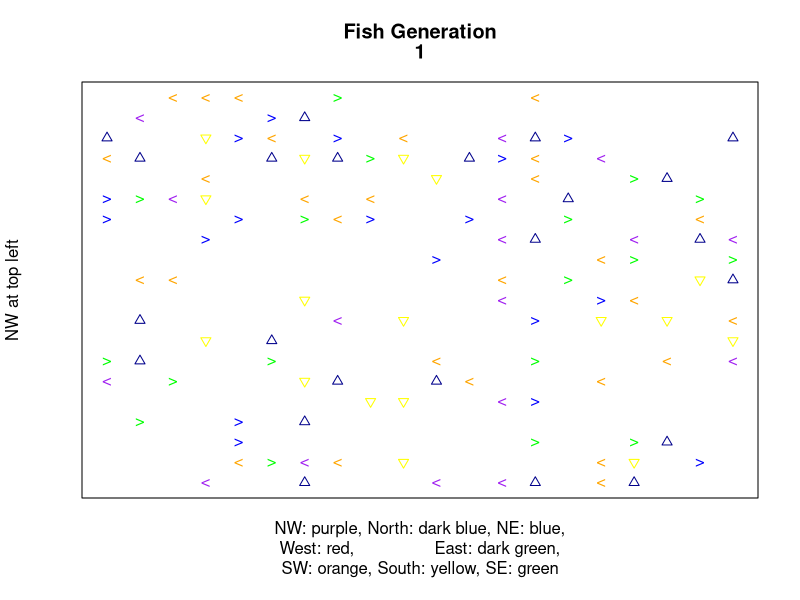
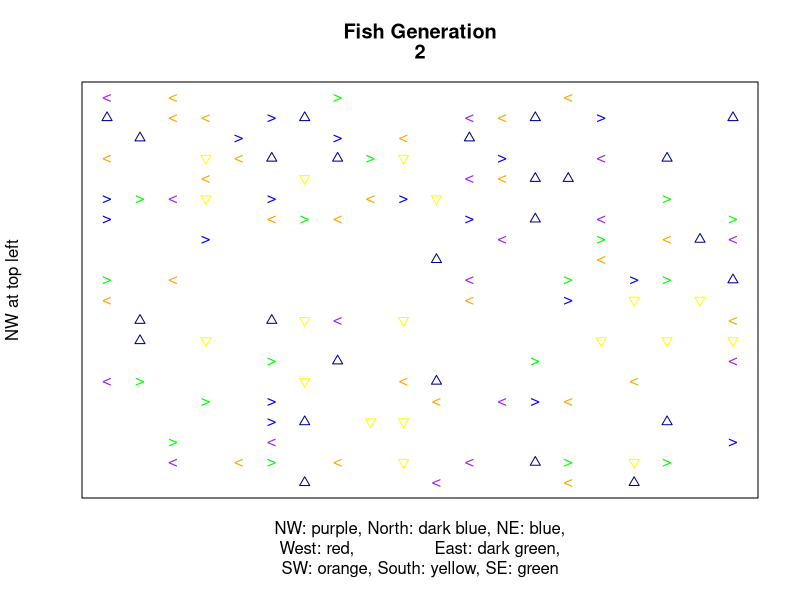
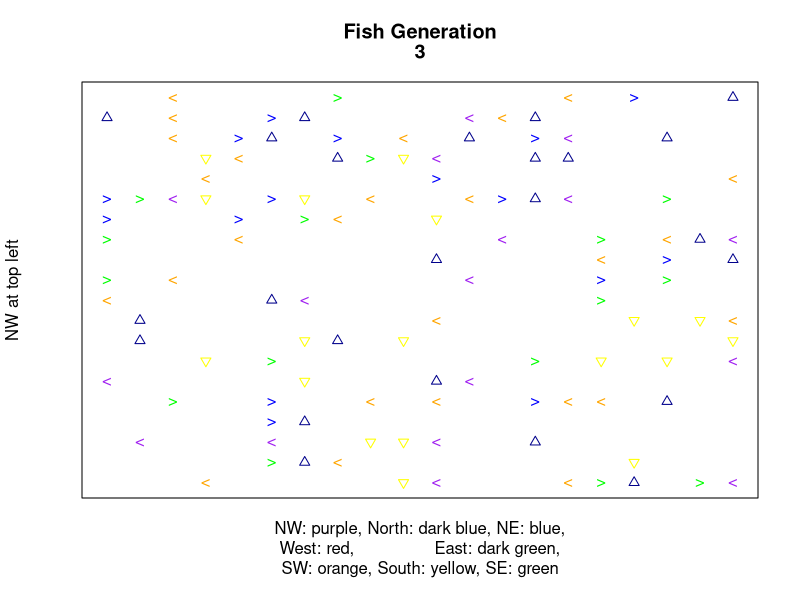
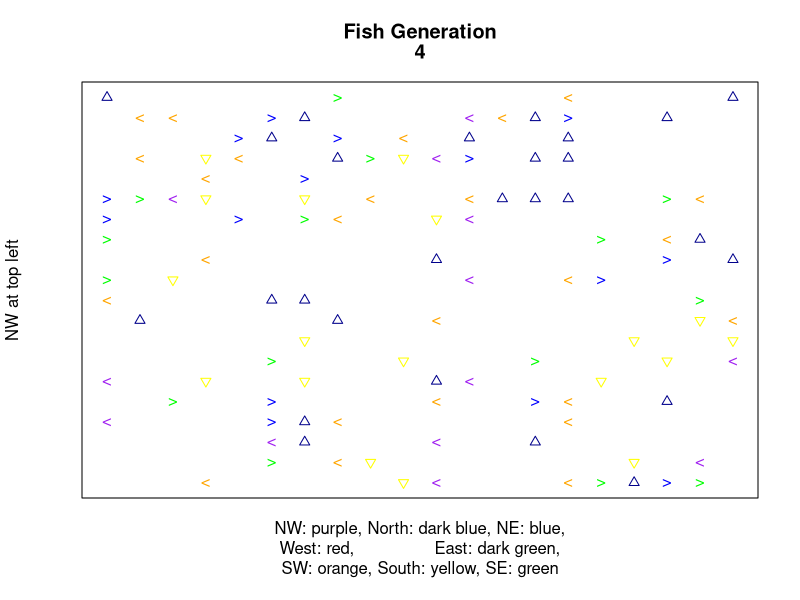
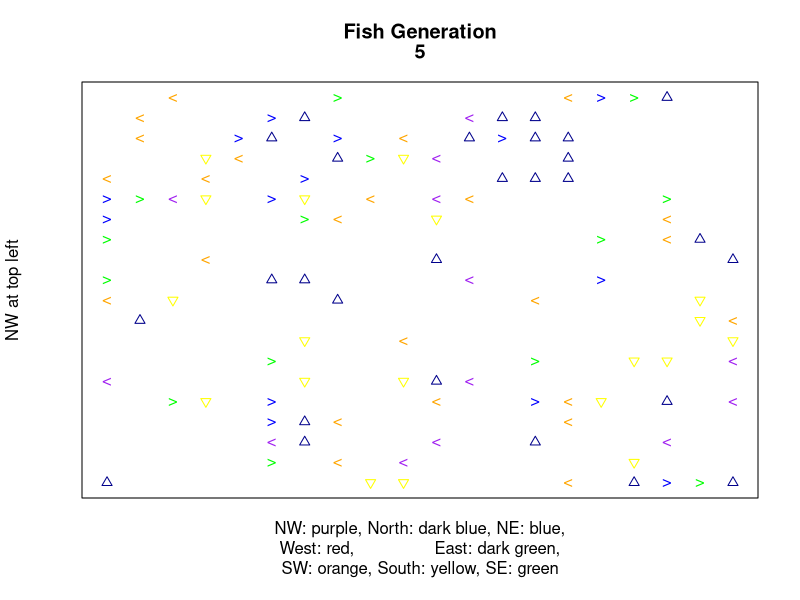
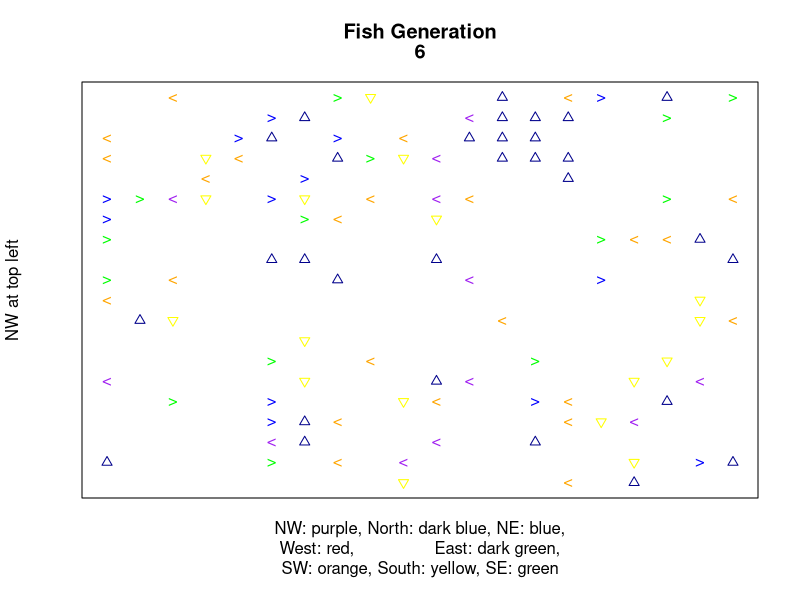
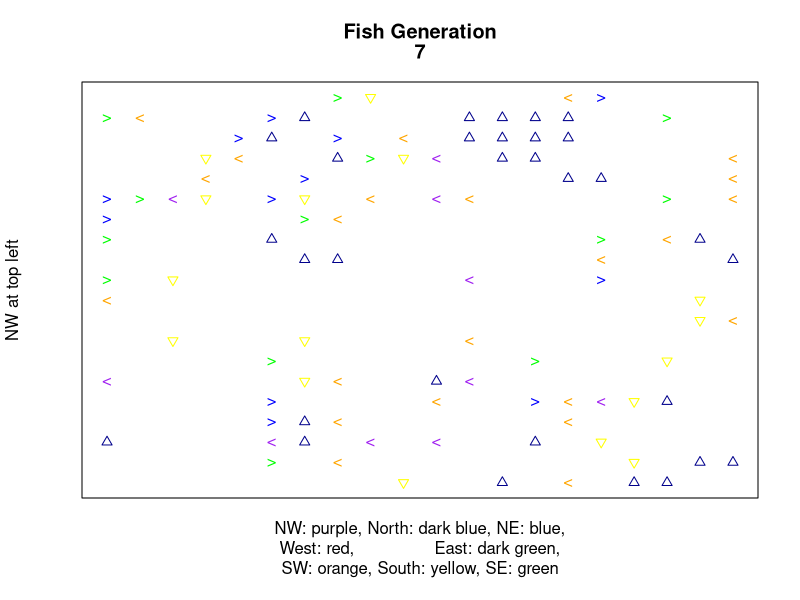
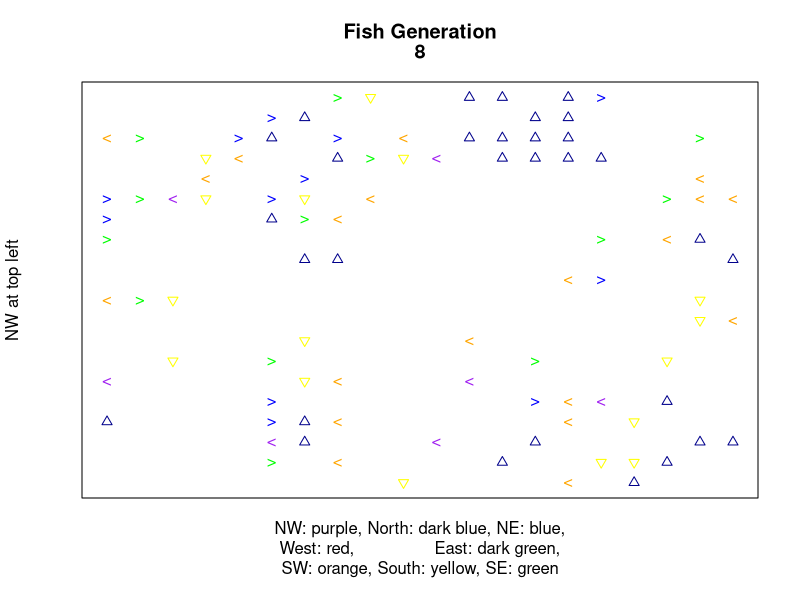

These figures' R source, in order:
# CA Project 
# Module 14.10 - 'Fish Schooling'
# Version 1.3

# heavy gridlock
# mean test solution from before version 1.1
# somewhat biased North and East, I think
# DOES separate somewhat into homogenous clusters

# counts self along with neighbors when taking mean


# ignore cohesion rule
# obey separation rule and alignment rule
# separation takes precedence

# this version's interpretation of separation rule:
# "don't move into the same space on the grid"

# wrap edges

# this version definitely has 'herky jerky' movement

# minimum gap between fish
#gap.size <- 1 # number of empty cells between two occupied cells


# dimensions
size <- 20
gens <- 50 # slices

probability <- 0.4 # to make sure some cells are empty (for initialization)

EMPTY <- c(0,0)   # unoccupied cell   

# FUNCTIONS

# test whether a pair of coords is (0,0)
empty <- function(coords) {
  return(sum(coords==EMPTY)==2)
}

# copy edges to ghost margins
wrap.edges <- function(slice) {
  # wrap top and bottom edges:
  for(i in 1:2) {
    loaf[[slice]][[i]] <- loaf[[slice]][[size+i]]
    loaf[[slice]][[size+i+2]] <- loaf[[slice]][[i+2]]
  }
  # wrap left and right edges:
  for(i in 1:2) {
    for(row in 3:(size+2)) {
      loaf[[slice]][[row]][[i]] <- loaf[[slice]][[row]][[size+i]]
      loaf[[slice]][[row]][[size+2+i]] <- loaf[[slice]][[row]][[i+2]]
    }
  }
  # set corners:
  for(i in 1:2) {
    for(j in 1:2) {
      # top corners
      loaf[[slice]][[i]][[j]] <- loaf[[slice]][[size+i]][[size+j]]
      loaf[[slice]][[i]][[size+j+2]] <- loaf[[slice]][[size+i]][[j+2]]
      # bottom corners
      loaf[[slice]][[size+i+2]][[j]] <- loaf[[slice]][[i+2]][[size+j]]
      loaf[[slice]][[size+i+2]][[size+j+2]] <- loaf[[slice]][[i+2]][[j+2]]
    }
  }
  return(loaf[[slice]])
}

# get mean direction of all neighbors 
# (Moore's neighborhood,  dist 2 )
get.mean.dir <- function(slice,this.r,this.c) {
  #if(empty(loaf[[slice-1]][[this.r]][[this.c]])) { return(EMPTY) }
  dist <- 2
  num.neighbors <- 0
  neighbor.directions <- EMPTY
  for(row in -dist:dist) {
    for(col in -dist:dist) {
      bro.dir <- unlist(loaf[[slice-1]][[this.r+row]][[this.c+col]])
      #if(!(row==0 && col==0) && !empty(bro.dir)) {
      if(!empty(bro.dir)) {
        num.neighbors <- num.neighbors + 1
        neighbor.directions <- neighbor.directions + bro.dir
      }
    }
  }
  
  #mean <- round(neighbor.directions/num.neighbors)
  mean <- neighbor.directions/num.neighbors
  for(i in 1:2) {
    remainder <- mean[i]%%1
    #if((mean[i]>0 && remainder>=.5) || (mean[i]<0 && remainder<.5)) { 
    if(remainder>=.5) {
      mean[i] <- ceiling(mean[i]) 
    } else { mean[i] <- floor(mean[i]) }
  }
  if(num.neighbors==0 || empty(mean)) {
    return(unlist(loaf[[slice-1]][[this.r]][[this.c]]))
  } else { return(mean) }
}

# should keep two fish from moving into the same empty cell
# and keep fish from moving into occupied cell.
okay.to.move <- function(slice,row,col,dest) {
  if(!empty(unlist(loaf[[slice-1]][[dest[1]]][[dest[2]]]))) { return(FALSE) }
  for(r in -1:1) {
    for(c in -1:1) {
      bro.row <- dest[1]+r
      bro.col <- dest[2]+c
      bro.dir <- unlist(loaf[[slice-1]][[bro.row]][[bro.col]])
      if((!(bro.row==row && bro.col==col) && !empty(bro.dir)) && empty(bro.dir+c(r,c))) {
        return(FALSE)
      }
    }
  }
  return(TRUE)
}

# Plot the grid for the generation specified.
print <- function(slice) {
  FLIPPED.Y.AXIS <- 1:(size+4)#:1 # rows reversed for plotting
  # it would be much more efficient to use a matrix here,
  # but this makes the code easier to read at a glance
  nw.x <- vector() 
  nw.y <- vector()
  north.x <- vector()
  north.y <- vector()
  ne.x <- vector()
  ne.y <- vector()
  west.x <- vector()
  west.y <- vector()
  east.x <- vector()
  east.y <- vector()
  sw.x <- vector()
  sw.y <- vector()
  south.x <- vector()
  south.y <- vector()
  se.x <- vector()
  se.y <- vector()
  
  for (row in 3:(size+2)) {
    for (col in 3:(size+2)) {
      direction <- unlist(loaf[[slice]][[row]][[col]])
      if(direction[1]==1) {
        if(direction[2]==-1) {
          nw.x <- c(nw.x,col)
          nw.y <- c(nw.y,FLIPPED.Y.AXIS[row])
        } else if(direction[2]==0) {
          north.x <- c(north.x,col)
          north.y <- c(north.y,FLIPPED.Y.AXIS[row])
        } else {
          ne.x <- c(ne.x,col)
          ne.y <- c(ne.y,FLIPPED.Y.AXIS[row])
        }
      } else if(direction[1]==0) {
        if(direction[2]==-1) {
          west.x <- c(west.x,col)
          west.y <- c(west.y,FLIPPED.Y.AXIS[row])
          #} else if(direction[2]==0) {
          #  empty.x <- c(empty.x,col)
          #  empty.y <- c(empty.y,FLIPPED.Y.AXIS[row])
        } else if(direction[2]==1) {
          east.x <- c(east.x,col)
          east.y <- c(east.y,FLIPPED.Y.AXIS[row])
        }
      } else {
        if(direction[2]==-1) {
          sw.x <- c(sw.x,col)
          sw.y <- c(sw.y,FLIPPED.Y.AXIS[row])
        } else if(direction[2]==0) {
          south.x <- c(south.x,col)
          south.y <- c(south.y,FLIPPED.Y.AXIS[row])
        } else {
          se.x <- c(se.x,col)
          se.y <- c(se.y,FLIPPED.Y.AXIS[row])
        }
      }
    }
  }
  
  # NW is PURPLE
  plot(x=nw.x,y=nw.y,ylim=c(3,size+2),
       xlim=c(3,size+2),pch=60,col="purple",
       main=c("Fish Generation",slice),
       yaxt="n",xaxt="n",
       xlab="NW: purple, North: dark blue, NE: blue,\nWest: red,                East: dark green,\nSW: orange, South: yellow, SE: green",
       ylab="NW at top left") 
  # North is DARK BLUE 
  points(x=north.x,y=north.y,pch=2,col="dark blue")
  # NE is BLUE
  points(x=ne.x,y=ne.y,pch=62,col="blue")
  # WEST is RED
  points(x=west.x,y=west.y,pch=171,col="red")
  # EAST is DARK GREEN
  points(x=east.x,y=east.y,pch=187,col="dark green")
  # SW is ORANGE
  points(x=sw.x,y=sw.y,pch=60,col="orange")
  # SOUTH is YELLOW
  points(x=south.x,y=south.y,pch=6,col="yellow")
  # SE is GREEN
  points(x=se.x,y=se.y,pch=62,col="green")
}


# set up empty loaf
# don't forget to initialize 'ghost' borders (2 cell margin)
loaf <- list()
for(slice in 1:gens) {
  loaf[[slice]] <- list()
  for(row in 1:(size+4)) {
    loaf[[slice]][[row]] <- list()
    for(col in 1:(size+4)) {
      loaf[[slice]][[row]][[col]] <- c(0,0)
    }
  }
}

# set up initial random configuration slice (generation 1)
for(row in 3:(size+2)) {
  for(col in 3:(size+2)) {
    if(rbinom(1,1,probability)) {
      loaf[[1]][[row]][[col]] <- floor(runif(2,-1,2))
    }
  }
}
loaf[[1]] <- wrap.edges(1)
print(1)

# FOR LOOP
for(slice in 2:gens) {
  for(row in 3:(size+2)) {
    for(col in 3:(size+2)) {
      direction <- unlist(loaf[[slice-1]][[row]][[col]])
      if(!empty(direction)) {
        new.direction <- get.mean.dir(slice,row,col)
        loaf[[slice]][[row]][[col]] <- new.direction
        destination <- c(row,col)+direction
        if(okay.to.move(slice,row,col,destination)) {
          #loaf[[slice]][[destination[1]]][[destination[2]]] <- direction
          
          for(i in 1:2) {
            if(destination[i]<3) {
              destination[i] <- destination[i]+size
            } else if(destination[i]>(size+2)) {
              destination[i] <- destination[i]-size
            }
          }
          loaf[[slice]][[destination[1]]][[destination[2]]] <- direction
          loaf[[slice]][[row]][[col]] <- EMPTY
        }
      } #else { loaf[[slice]][[row]][[col]] <- EMPTY }
    }
  }
  loaf[[slice]] <- wrap.edges(slice)
  print(slice)
}
